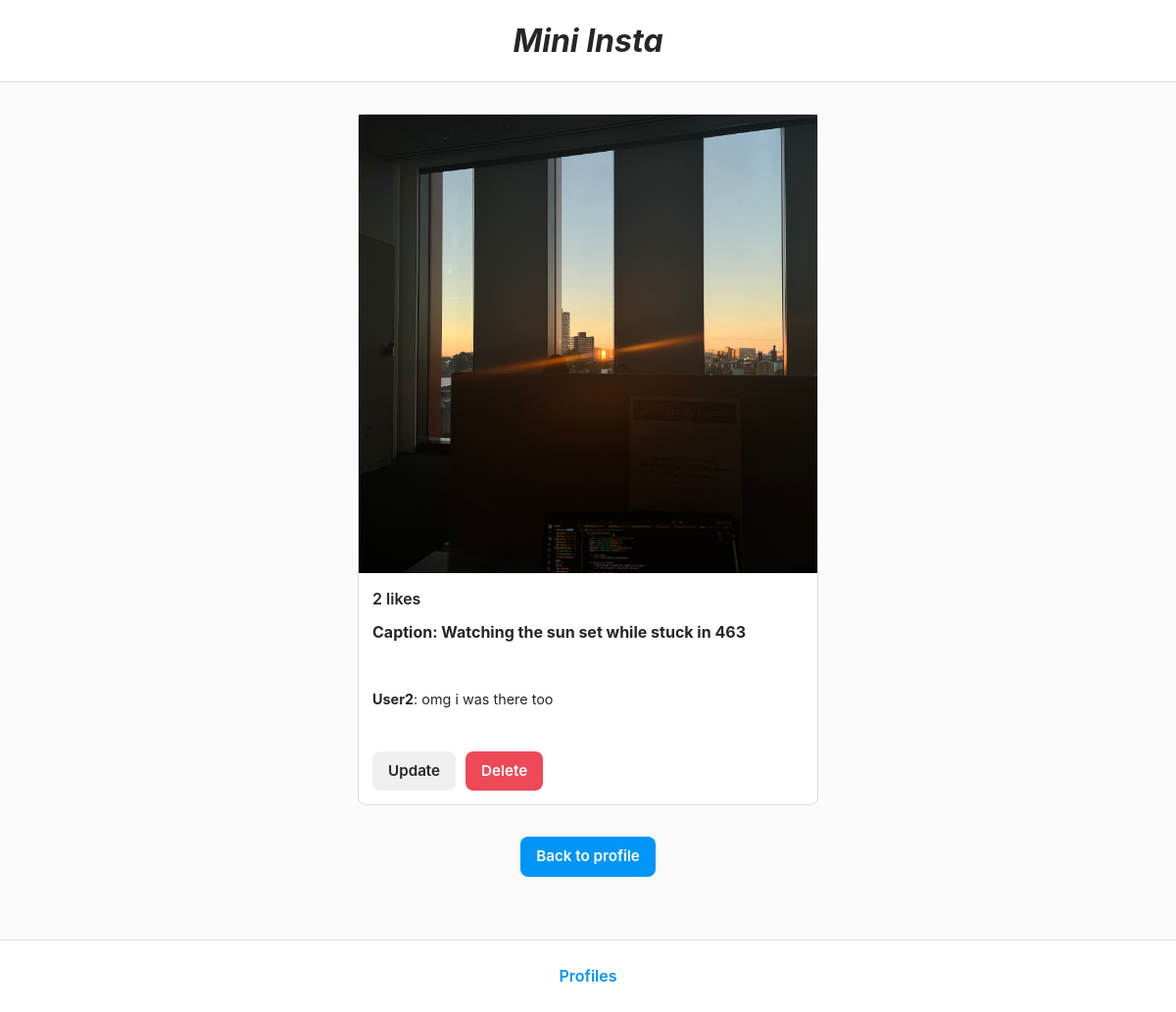
The page /mini_insta/post/10 on the database its author committed.
### mini_insta/models.py (models this page shows, shortened)
class Photo(models.Model):
    post = models.ForeignKey(Post, on_delete=models.CASCADE)
    image_url = models.URLField(blank=True)
    timestamp = models.DateTimeField(auto_now=True)
    image_file = models.ImageField(blank=True)
    def get_image_url(self):
        if self.image_url:
            return self.image_url
        else:
            return self.image_file.url

class Post(models.Model):
    profile = models.ForeignKey(Profile, on_delete=models.CASCADE)
    timestamp = models.DateTimeField(auto_now=True)
    caption = models.TextField(blank=True)
    def get_num_likes(self):
         return len(Like.objects.filter(post=self))
    def get_all_comments(self):
        return Comment.objects.filter(post=self)
    def get_all_photos(self):
        photos = Photo.objects.filter(post=self)
        return photos

class Comment(models.Model):
    post = models.ForeignKey(Post, on_delete=models.CASCADE)
    profile = models.ForeignKey(Profile, on_delete=models.CASCADE)
    timestamp = models.DateTimeField(auto_now=True)
    text = models.TextField(blank=True)

class Profile(models.Model):
    username = models.TextField(blank=True)
    display_name = models.TextField(blank=True)
    profile_image_url = models.URLField(blank=True)
    bio_text = models.TextField(blank=True)
    join_date = models.DateTimeField(auto_now=True)

### mini_insta/views.py (the view)
# urls.py: path('post/<int:pk>',  PostDetailView.as_view(), name="show_post"),
class PostDetailView(DetailView):
    model = Post
    template_name = 'mini_insta/show_post.html'
    context_object_name = "post"

### mini_insta/templates/mini_insta/show_post.html
{%extends 'mini_insta/base.html'%} {% block content %} {%load static%}
<main class="feed-container">
  <div class="post-card">
    <div class="post-card-image">
      {% for photo in post.get_all_photos %}
      <img class="post" src="{{photo.get_image_url}}" alt="pfp" />
      {% empty %}
      <img
        class="post"
        src="{% static 'img/mini_insta/no_posts.png'%}"
        alt="pfp"
      />
      {% endfor %}
    </div>
    <div class="post-card-body">
      {%if post.get_num_likes != 0%}
      <div class="post-card-likes"> {{post.get_num_likes}} likes</div>
      {% endif %}
      <div class="post-card-caption"><strong>Caption: {{post.caption}} </strong></div>
      <br />
      <div class="post-card-comments">
        {% for comment in post.get_all_comments %}
        <p><strong>{{comment.profile.username}}</strong>: {{comment.text}} </p> <br>
        {% empty %}
        <p>No comments yet</p>
        {% endfor %}
      </div>
      <div class="post-actions">
        <a class="btn btn-secondary" href="{% url 'update_post' post.pk%}">Update</a>
        <a class="btn btn-danger" href="{% url 'delete_post' post.pk%}">Delete</a>
      </div>
    </div>
  </div>
  <div style="text-align: center; margin-bottom: 2rem;">
    <a class="btn btn-primary" href="{% url 'show_profile' post.profile.pk %}">Back to profile</a>
  </div>
</main>
{% endblock %}

### static/mini_insta.css (style rules this page uses)
* { box-sizing: border-box; margin: 0; padding: 0; }
body { font-family: -apple-system, BlinkMacSystemFont, "Segoe UI", Roboto, Helvetica, Arial, sans-serif; background-color: #fafafa; color: #262626; line-height: 1.6; display: flex; flex-direction: column; min-height: 100vh; }
a { text-decoration: none; color: inherit; }
main { max-width: 935px; margin: 2rem auto; padding: 0 1rem; width: 100%; }
.feed-container { max-width: 600px; }
.btn { display: inline-block; padding: 8px 16px; border-radius: 8px; font-weight: 600; font-size: 0.95rem; text-align: center; cursor: pointer; border: none; transition: all 0.2s ease; }
.btn-primary { background-color: #0095f6; color: #ffffff; }
.btn-secondary { background-color: #efefef; color: #262626; }
.btn-danger { background-color: #ed4956; color: #ffffff; }
.post-actions { display: flex; gap: 10px; margin-top: 15px; }
.post-card { background-color: #ffffff; border: 1px solid #dbdbdb; border-radius: 8px; margin: 0 auto 2rem auto; max-width: 470px; display: flex; flex-direction: column; }
.post-card-image img.post { width: 100%; aspect-ratio: 1 / 1; object-fit: cover; display: block; }
.post-card-body { padding: 14px; }
.post-card-likes { font-weight: 600; margin-bottom: 8px; }
.post-card-caption { margin-bottom: 8px; }
.post-card-comments { margin-top: 10px; font-size: 0.9rem; max-height: 150px; overflow-y: auto; }
.post-card-comments p { margin-bottom: 4px; }

### rows shown on the page
Photo: get_image_url (picture)
Post: get_num_likes "2", caption "Watching the sun set while stuck in 463"
Comment: profile.username "User2", text "omg i was there too"
